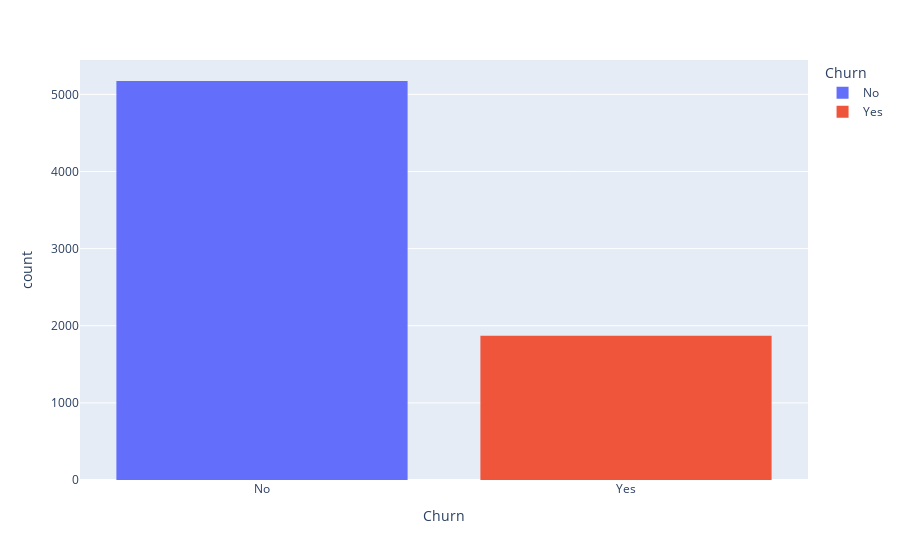

The code cell stored with this chart in its notebook:
### Code cell
fig = px.histogram(df, x='Churn', color='Churn', )
fig.show()

### Figure 1 — Plotly figure (JSON) as saved in the notebook; plotly's stock layout.template omitted (floating-point values rounded to 4 significant figures; data arrays with more than 128 entries replaced by an {"elided": "..."} marker saying what was removed)
{"data": [{"alignmentgroup": "True", "bingroup": "x", "hovertemplate": "Churn=%{x}<br>count=%{y}<extra></extra>", "legendgroup": "No", "marker": {"color": "#636efa"}, "name": "No", "offsetgroup": "No", "orientation": "v", "showlegend": true, "type": "histogram", "x": {"elided": "5174 str values"}, "xaxis": "x", "yaxis": "y"}, {"alignmentgroup": "True", "bingroup": "x", "hovertemplate": "Churn=%{x}<br>count=%{y}<extra></extra>", "legendgroup": "Yes", "marker": {"color": "#EF553B"}, "name": "Yes", "offsetgroup": "Yes", "orientation": "v", "showlegend": true, "type": "histogram", "x": {"elided": "1869 str values"}, "xaxis": "x", "yaxis": "y"}], "layout": {"barmode": "relative", "legend": {"title": {"text": "Churn"}, "tracegroupgap": 0}, "margin": {"t": 60}, "xaxis": {"anchor": "y", "categoryarray": ["No", "Yes"], "categoryorder": "array", "domain": [0, 1], "title": {"text": "Churn"}}, "yaxis": {"anchor": "x", "domain": [0, 1], "title": {"text": "count"}}}}
